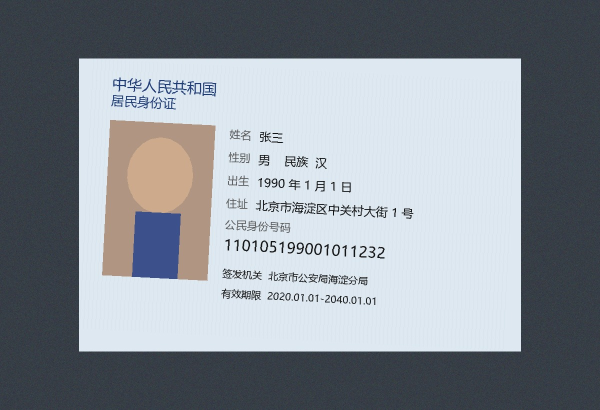
#> input picture samples/idcard_original.jpg, 1200 x 820 px (shown at 1/2 size)
$ python -i detect.py   (imports and definitions only)
#> lines starting #> are read from the running program, lines starting #| are printed output that depends on the picture; after the words box and inside, x2 and y2 are one past the last pixel; in counts of white or black regions, pixels touching at a corner belong together
"""卡证定位与透视矫正。

优先使用 OpenCV；未安装时回退到纯 numpy/Pillow 实现。
输出：旋转框四角（有序 TL,TR,BR,BL）+ 透视矫正后的 856x540 卡面图。
"""
from __future__ import annotations

from typing import Optional, Tuple

import numpy as np

try:
    import cv2
    _HAS_CV2 = True
except Exception:  # pragma: no cover
    cv2 = None
    _HAS_CV2 = False

from .preprocess import to_gray

CARD_W, CARD_H = 856, 540  # 二代身份证宽高比 85.6:54 ≈ 1.585:1


def _order_points(pts: np.ndarray) -> np.ndarray:
    """把 4 个点按 TL, TR, BR, BL 顺序排列。"""
    pts = np.asarray(pts, dtype=np.float32).reshape(4, 2)
    s = pts.sum(axis=1)
    d = pts[:, 1] - pts[:, 0]
    tl = pts[np.argmin(s)]
    br = pts[np.argmax(s)]
    tr = pts[np.argmin(d)]
    bl = pts[np.argmax(d)]
    return np.array([tl, tr, br, bl], dtype=np.float32)


# [5 lines left out: function _quad_area, not called in this run]


def detect_card_quad(rgb: np.ndarray) -> Optional[np.ndarray]:
    """检测身份证四角。返回 (4,2) float32，或 None 表示未检出。"""
    if _HAS_CV2:
        return _detect_cv2(rgb)
    return _detect_numpy(rgb)


def _detect_cv2(rgb: np.ndarray) -> Optional[np.ndarray]:
    h, w = rgb.shape[:2]
#> h = 820; w = 1200
    gray = cv2.cvtColor(rgb, cv2.COLOR_RGB2GRAY)
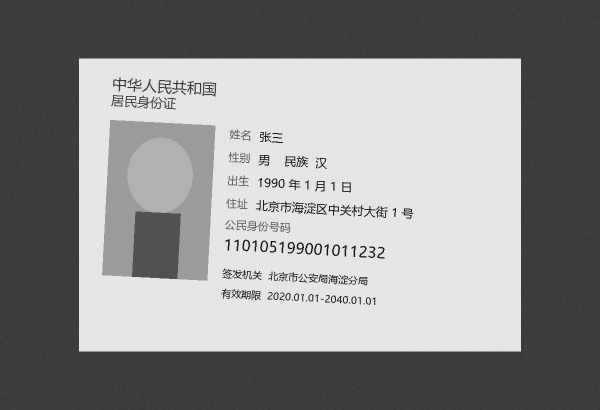
#> gray: shape (820, 1200) (shown at 1/2 size); min 7, max 243, mean 141.1

    # 大图先下采样加速，坐标再映射回原图
    scale = 1.0
    long_side = max(h, w)
#> long_side = 1200
    if long_side > 1000:
        scale = 1000.0 / long_side
#> scale = 0.833
        gray = cv2.resize(gray, None, fx=scale, fy=scale, interpolation=cv2.INTER_AREA)
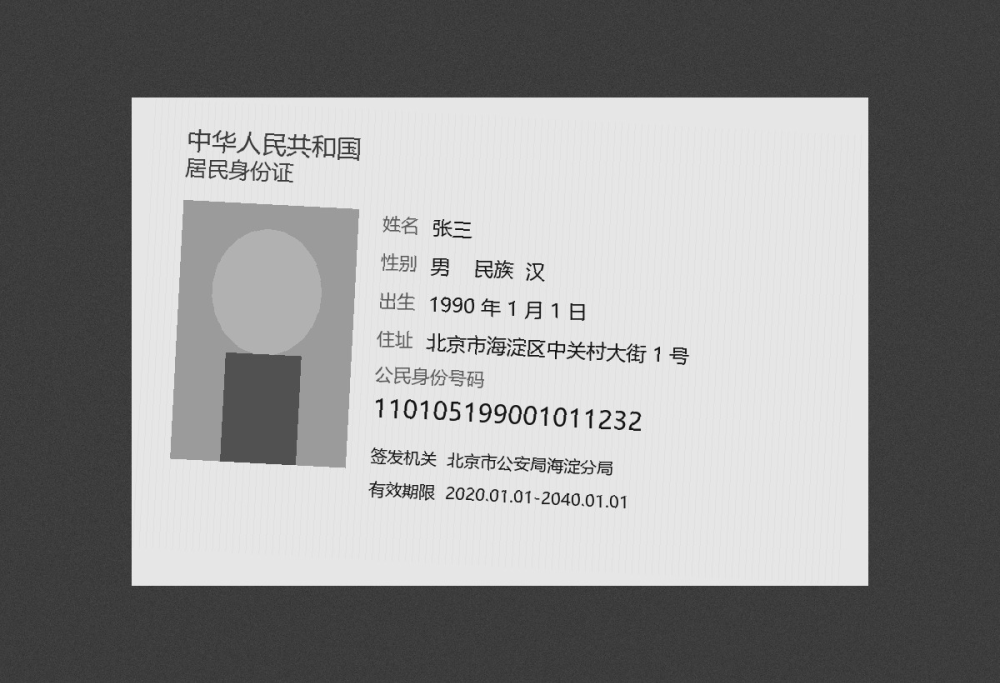
#> gray: shape (683, 1000); min 16, max 236, mean 141.2

    blur = cv2.GaussianBlur(gray, (5, 5), 0)
    edges = cv2.Canny(blur, 40, 140)
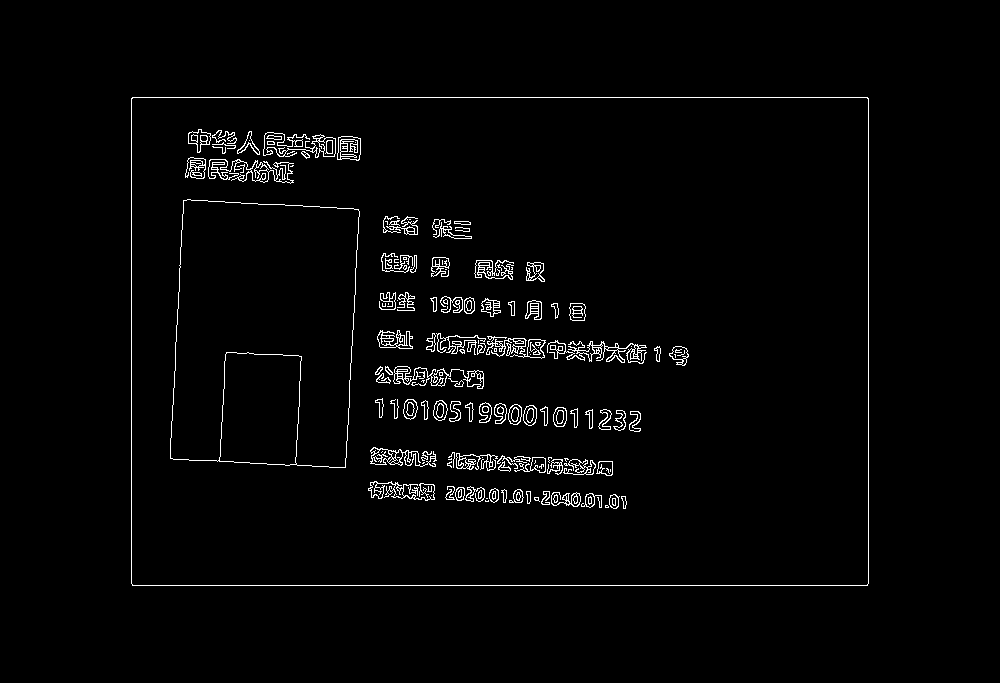
#> edges: shape (683, 1000); 2.2% white in thin lines or dots, all inside (x1, y1, x2, y2) = (131, 97, 869, 586)
    edges = cv2.dilate(edges, np.ones((3, 3), np.uint8), iterations=1)
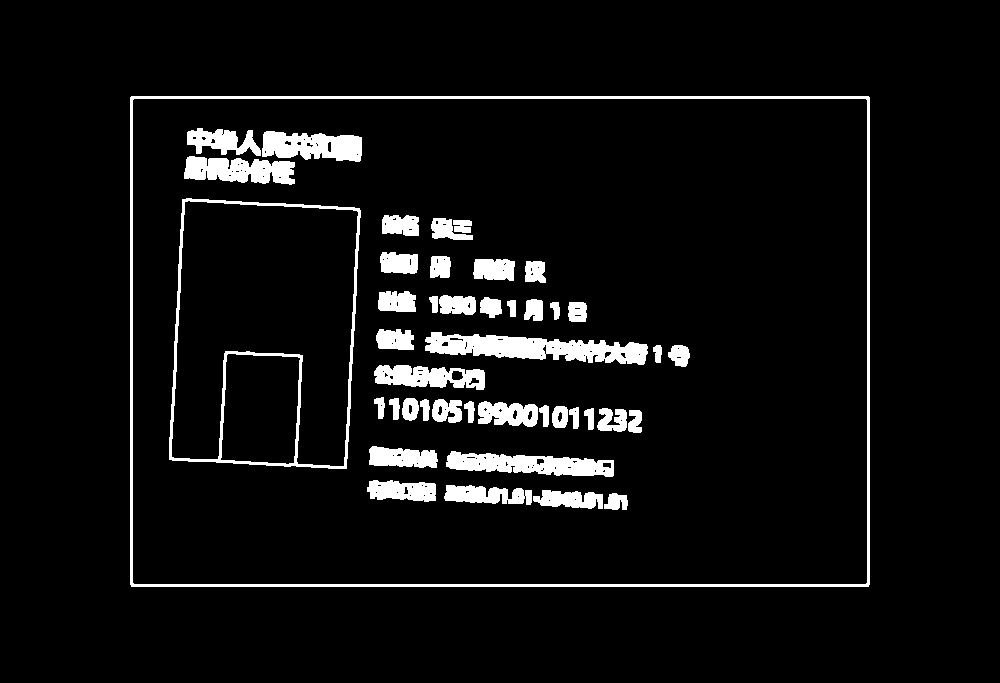
#> edges: shape (683, 1000); 6.1% white; 44 white regions

    contours, _ = cv2.findContours(edges, cv2.RETR_LIST, cv2.CHAIN_APPROX_SIMPLE)
#> contours = 181 contours, 116 with area under 20; largest, box (x1, y1, x2, y2) and area: (130, 96, 870, 587) 362106, (132, 98, 868, 585) 357202, (169, 198, 361, 469) 46495, (171, 200, 359, 467) 36136, (220, 353, 301, 465) 7899
    if not contours:
        return None
    contours = sorted(contours, key=cv2.contourArea, reverse=True)

    image_area = float(gray.shape[0] * gray.shape[1])
#> image_area = 683000
    best = None
    for cnt in contours[:12]:
        area = cv2.contourArea(cnt)
        if area < 0.03 * image_area:  # 太小，不是卡
            continue
        peri = cv2.arcLength(cnt, True)
        approx = cv2.approxPolyDP(cnt, 0.02 * peri, True)
        if len(approx) == 4 and cv2.isContourConvex(approx):
            quad = approx.reshape(4, 2).astype(np.float32)
            best = quad
            break
        # 矩形退化为最小外接矩形
        rect = cv2.minAreaRect(cnt)
        box = cv2.boxPoints(rect)
        if box is not None and len(box) == 4:
            best = box.astype(np.float32)
            break
#> this loop made 1 pass
#> (area, peri, best) on pass 1: (362106, 2455.7, [[130, 97], [131, 586], [868, 586], [868, 96]])

    if best is None:
        return None

    if scale != 1.0:
        best = best / scale
#> best = [[156, 116.4], [157.2, 703.2], [1041.6, 703.2], [1041.6, 115.2]]
    return _order_points(best)
#> in _order_points, `pts = np.asarray(pts, dtype=np.float32).reshape(4, 2)`: pts has the same summary as best in _detect_cv2
#> in _order_points, `s = pts.sum(axis=1)`: s = [272.4, 860.4, 1744.8, 1156.8]
#> in _order_points, `d = pts[:, 1] - pts[:, 0]`: d = [-39.6, 546, -338.4, -926.4]
#> in _order_points, `tl = pts[np.argmin(s)]`: tl = [156, 116.4]
#> in _order_points, `br = pts[np.argmax(s)]`: br = [1041.6, 703.2]
#> in _order_points, `tr = pts[np.argmin(d)]`: tr = [1041.6, 115.2]
#> in _order_points, `bl = pts[np.argmax(d)]`: bl = [157.2, 703.2]


# [87 lines left out: function _detect_numpy, not called in this run]


def _angle_diff(a: float, b: float) -> float:
    d = abs(a - b) % np.pi
    return min(d, np.pi - d)


# [36 lines left out: functions _line_intersect, warp_card, _homography, not called in this run]

>>> import cv2
>>> picture = cv2.cvtColor(cv2.imread('../../samples/idcard_original.jpg'), cv2.COLOR_BGR2RGB)
>>> result = detect_card_quad(picture)
#> result = [[156, 116.4], [1041.6, 115.2], [1041.6, 703.2], [157.2, 703.2]]
